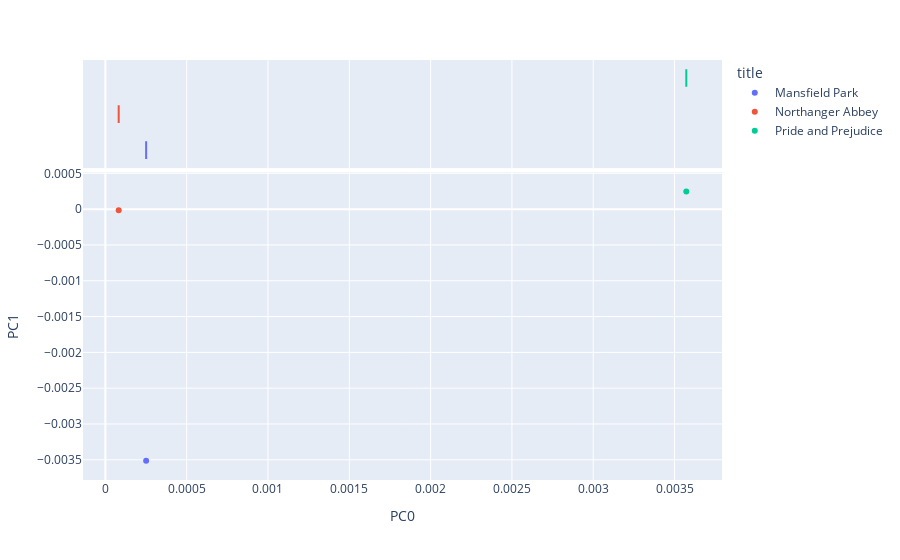

Here is the notebook cell this chart was saved with:
### Code cell
vis_pcs(DCM, 0, 1, label = 'title')

### Figure 1 — Plotly figure (JSON) as saved in the notebook; plotly's stock layout.template omitted (floating-point values rounded to 4 significant figures)
{"data": [{"hovertemplate": "<b>%{hovertext}</b><br><br>title=Mansfield Park<br>PC0=%{x}<br>PC1=%{y}<extra></extra>", "hovertext": ["141"], "legendgroup": "Mansfield Park", "marker": {"color": "#636efa", "symbol": "circle"}, "mode": "markers", "name": "Mansfield Park", "orientation": "v", "showlegend": true, "type": "scatter", "x": [0.0002508], "xaxis": "x", "y": [-0.003515], "yaxis": "y"}, {"alignmentgroup": "True", "hovertemplate": "<b>%{hovertext}</b><br><br>title=Mansfield Park<br>PC0=%{x}<extra></extra>", "hovertext": ["141"], "legendgroup": "Mansfield Park", "marker": {"color": "#636efa", "symbol": "circle"}, "name": "Mansfield Park", "notched": true, "offsetgroup": "Mansfield Park", "showlegend": false, "type": "box", "x": [0.0002508], "xaxis": "x2", "yaxis": "y2"}, {"hovertemplate": "<b>%{hovertext}</b><br><br>title=Northanger Abbey<br>PC0=%{x}<br>PC1=%{y}<extra></extra>", "hovertext": ["121"], "legendgroup": "Northanger Abbey", "marker": {"color": "#EF553B", "symbol": "circle"}, "mode": "markers", "name": "Northanger Abbey", "orientation": "v", "showlegend": true, "type": "scatter", "x": [8.206e-05], "xaxis": "x", "y": [-1.428e-05], "yaxis": "y"}, {"alignmentgroup": "True", "hovertemplate": "<b>%{hovertext}</b><br><br>title=Northanger Abbey<br>PC0=%{x}<extra></extra>", "hovertext": ["121"], "legendgroup": "Northanger Abbey", "marker": {"color": "#EF553B", "symbol": "circle"}, "name": "Northanger Abbey", "notched": true, "offsetgroup": "Northanger Abbey", "showlegend": false, "type": "box", "x": [8.206e-05], "xaxis": "x2", "yaxis": "y2"}, {"hovertemplate": "<b>%{hovertext}</b><br><br>title=Pride and Prejudice<br>PC0=%{x}<br>PC1=%{y}<extra></extra>", "hovertext": ["42671"], "legendgroup": "Pride and Prejudice", "marker": {"color": "#00cc96", "symbol": "circle"}, "mode": "markers", "name": "Pride and Prejudice", "orientation": "v", "showlegend": true, "type": "scatter", "x": [0.003572], "xaxis": "x", "y": [0.0002471], "yaxis": "y"}, {"alignmentgroup": "True", "hovertemplate": "<b>%{hovertext}</b><br><br>title=Pride and Prejudice<br>PC0=%{x}<extra></extra>", "hovertext": ["42671"], "legendgroup": "Pride and Prejudice", "marker": {"color": "#00cc96", "symbol": "circle"}, "name": "Pride and Prejudice", "notched": true, "offsetgroup": "Pride and Prejudice", "showlegend": false, "type": "box", "x": [0.003572], "xaxis": "x2", "yaxis": "y2"}], "layout": {"legend": {"title": {"text": "title"}, "tracegroupgap": 0}, "margin": {"t": 60}, "xaxis": {"anchor": "y", "domain": [0, 1], "title": {"text": "PC0"}}, "xaxis2": {"anchor": "y2", "domain": [0, 1], "matches": "x", "showgrid": true, "showticklabels": false}, "yaxis": {"anchor": "x", "domain": [0, 0.7326], "title": {"text": "PC1"}}, "yaxis2": {"anchor": "x2", "domain": [0.7426, 1], "matches": "y2", "showgrid": false, "showline": false, "showticklabels": false, "ticks": ""}}}
